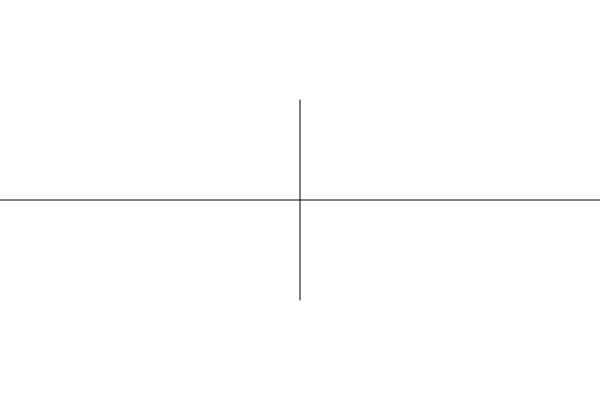
Frame 1 (no input)
Frame 60 (no input): identical to frame 1, image omitted
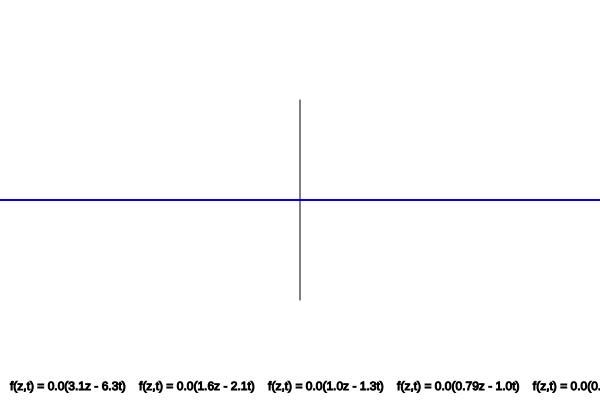
Frame 120 (the mouse pressed at the canvas centre since frame 60)

The p5.js sketch that drew these frames (run headless with seeded random() and noise() and a simulated clock; from frame 60 on, the mouse is pressed at the canvas centre):

// p5.js sketch
// ── sketch.js
var scrollspeed = 1;
var x =0;
var y;
const TIMEINTERVAL = 1;
var clock = 0 
var timeStart;
var waves = []
var AmplitudeTemp;
const pointDensity = 0.05;
const waveSpeed = 1;
var speedCount = 0;
var waveStrings = ''
var tempwave;
var drawing = false

function setup() {
    
  let button = createButton("reset sketch");
  button.mousePressed(resetSketch);
  createCanvas(600, 400);
  background(222)
  rectMode(CENTER)
  
  setInterval(timeIncrease,TIMEINTERVAL)

}


class Wave{
    constructor(A, period,wavelength) {
    this.amplitude = A;
    this.period = (period == 0)? 1:period;
    this.wavelength = (wavelength == 0)? 1:wavelength*2
    this.angFreq = (PI*2)/this.period
    this.wave = (x)=>this.amplitude*cos(x*2*PI/this.wavelength -this.angFreq*frameCount)
    print(this.wave(5))
    waveStrings += (`f(z,t) = ${this.amplitude.toPrecision(2)}(${((2*PI)/this.wavelength).toPrecision(2)}z - ${this.angFreq.toPrecision(2)}t)    `)
}
}

function draw() {
  background(255)
  line(0,height/2,width,height/2)
  line(width/2,height/4,width/2,3*height/4)
  
  speedCount += waveSpeed
  if (speedCount>width){
    speedCount = 0
  }

  if (waves.length>0){
  for (let j = 0; j < width; j+=pointDensity){
    var amplitude = 0;
    for (var i in waves){
      amplitude += waves[i].wave(j)
      
    }
    if (j<=width/2+0.5 && j>=width/2-0.5 ){
      stroke('red')
      strokeWeight(3)
    }else{stroke('black');strokeWeight(1)}
    point(j,amplitude+height/2)
  }}
    text(waveStrings,10,height-10)
  
  if (drawing){
    Amplitudetemp = abs(mouseY - height/2)
    tempwave=new Wave(Amplitudetemp,clock-timeStart,frameCount-waveStart)
  }
  
  if (tempwave){
    for (let j = 0; j < width; j+=pointDensity){
      stroke('blue')
      point(j,tempwave.wave(j)+height/2)
      stroke('black')
  }}
  
}
  

// have a function for each wave that effects each point, move the function one left until goes around 

function mousePressed(){
  if (mouseX > width || mouseX <0 || mouseY < 0 || mouseY >= height){
    return
  }
    drawing = true
    timeStart = clock
    waveStart = frameCount
}
  
function mouseReleased(){
    if (mouseX > width || mouseX <0 || mouseY < 0 || mouseY >= height){
    return
  }
  timeStop = clock
  waveStop = frameCount
  print(timeStop - timeStart)
  drawing = false
  
  AmplitudeTemp = abs(mouseY - height/2)
  waves.push( new Wave(AmplitudeTemp,timeStop-timeStart,waveStop-waveStart))
  tempwave = 0
}
  
// mobile
function touchStarted(){
  print(touches)
  print('touch started')
  if (mouseX > width || mouseX <0 || mouseY < 0 || mouseY >= height){
    return
  }
    waveStart = frameCount
    timeStart = clock
    drawing = true
}
  
function touchEnded(){
  print('touchended')
    if (mouseX > width || mouseX <0 || mouseY < 0 || mouseY >= height){
    return
  }
  timeStop = clock
  waveStop = frameCount
  print(timeStop - timeStart)
  drawing = false
  tempwave = 0
  
  AmplitudeTemp = abs(mouseY - height/2)
  waves.push( new Wave(AmplitudeTemp,timeStop-timeStart,waveStop-waveStart))
}
  
function timeIncrease(){
  clock += 1
}

function resetSketch(){
  waves = []
  waveStrings = ''
}
